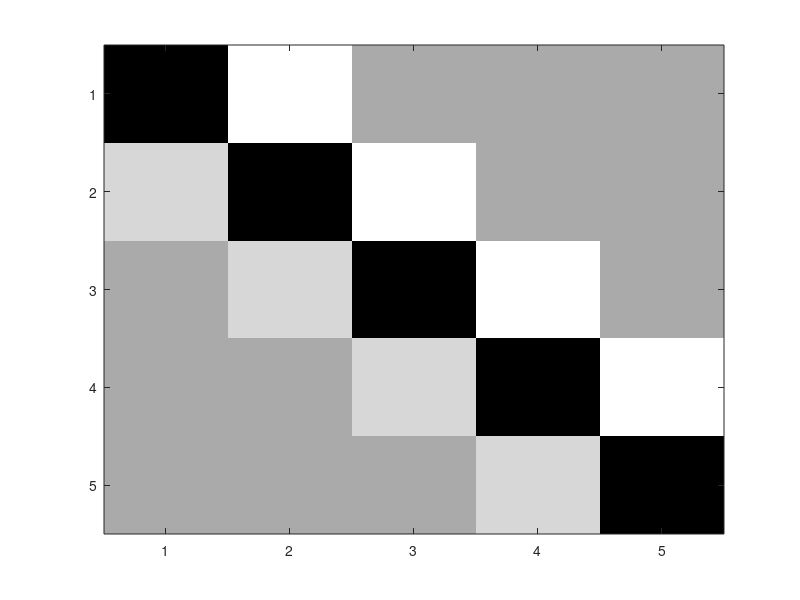

Source code (MATLAB): (Note: this script raises an error after producing the figure.)
% this script simulates Sim.Nc cells, and then infers spikes for each,
% assuming they are independent.
%
% 1) set simulation metadata
% 2) initialize parameters
% 3) simulate data
% 4) plot simulation (ie, truth)
% 5) estimate connection matrix from spikes
% 6) prep for spike inference and matrix learning
% 7) omega inference using fast filter
% 8) omega inference using particle filter
% 9) make pretty fig
%
% Remarks:
% a) some of the code is general for Sim.M spike history terms per neurons, but not all (eg, time constants)
% b) inference assumes all correct parameters (except those governing GLM)
% c) # of external stimulus dimensions is currently restricted to 1
%
% Version Updates:
% v2_1: put EM in loop, assume that each neuron has 1 spike history term in
% E-step, don't plot inference between each EM iteration
% 
% v2_2: code is general enough for arbitrary # neurons.  also started
% writing code to estimate matrix using fast method


clear; clc

%% 1) set simulation metadata

% metaparameters to simulate data
Sim.T       = 10000;                                  % # of time steps
Sim.dt      = 1/60;                                % time step size
Sim.D       = 1;                                    % # dimensions of external stimulus
Sim.x       = ones(Sim.D,Sim.T);                    % stimulus
Sim.Nc      = 5;                                    % # of cells

%% 2) initialize parameters

rate        = 5;                                   % expected spike rate (assuming no spike history terms and Sim.x=1)
P.k         = log(-log(1-rate*Sim.dt)/Sim.dt);      % linear filter
P.k         = P.k*ones(Sim.D,1);                    % initialize k to the right number of dimensions
P.tau_c     = 0.5;                                  % calcium decay time constant (sec)
P.A         = 20;                                   % jumps size (\mu M)
P.C_0       = 20;                                   % baseline [Ca++] (\mu M)
P.C_init    = P.C_0;                                % initial [Ca++] (\mu M)
P.sigma_c   = 1;                                    % noise on
P.n         = 1.0;                                  % hill equation exponent
P.k_d       = 200;                                  % hill coefficient
P.alpha     = 1;                                    % F_max
P.beta      = 0;                                    % F_min
P.gamma     = 4e-5;                                 % scaled variance
P.zeta      = 4*P.gamma;                            % constant variance
P.tau_h     = 0.05;                                  % time constant
P.sigma_h   = 0.01;                                 % stan dev of noise
% P.omega     = [.1 -3; -3 .1];                   % weights
% if Sim.Nc>2
%     omega = zeros(Sim.Nc);
%     omega(1:2,1:2)=P.omega;
%     P.omega = omega;
% end
w=.5;
P.omega=diag(-1*ones(Sim.Nc,1));
P.omega(1,2)=w;
P.omega(end,end-1)=w/2;
for i=2:Sim.Nc-1
    P.omega(i,i-1)=w/2;
    P.omega(i,i+1)=w;
end
figure(3), clf, imagesc(P.omega), colormap(gray)

%% 3) simulate data

S(1).h     = zeros(1,Sim.T);
S(1).n     = zeros(1,Sim.T);
S(1).C     = zeros(1,Sim.T);
S(1).F     = zeros(1,Sim.T);
for ii=2:Sim.Nc; S(ii)=S(1); end

kx      = P.k'*Sim.x;                                   % external input to neuron
eps_c   = P.sigma_c*sqrt(Sim.dt)*randn(Sim.Nc,Sim.T);   % generate noise on calcium
U_sampl = rand(Sim.Nc,Sim.T);                           % generate random number to use for sampling
eps_h   = repmat(P.sigma_h*sqrt(Sim.dt),Sim.Nc,Sim.T).*randn(Sim.Nc,Sim.T); % generate noise on spike history
eps_F   = randn(Sim.Nc,Sim.T);                          % generate noise on fluorescence
p       = zeros(Sim.Nc,Sim.T);                          % prob of spiking for each cell at each tim
y       = zeros(Sim.Nc,Sim.T);                          % input to each cell at each time

for t=2:Sim.T                                           % update states
    for i=1:Sim.Nc                                      % loop over presynaptic cells
        S(i).h(t)   = (1-Sim.dt./P.tau_h).*S(i).h(t-1) + S(i).n(t-1) + eps_h(i,t); % update h terms
    end

    for i=1:Sim.Nc                                      % loop over presynaptic cells
        y(i,t)      = kx(t);                            % initialize input to cell
        for j=1:Sim.Nc                                  % loop of post-synaptic cells
            y(i,t)  = y(i,t)+P.omega(i,j)*S(j).h(t);    % generate operand for rate function
        end
        p(i,t)      = 1-exp(-exp(y(i,t))*Sim.dt);       % generate prob of spiking
        S(i).n(t)   = U_sampl(i,t)<p(i,t);              % sample from bernoulli with prob p_t
        S(i).C(t)   = (1-Sim.dt/P.tau_c)*S(i).C(t-1) +...
            (Sim.dt/P.tau_c)*P.C_0 + P.A*S(i).n(t) + eps_c(i,t); %update calcium
        s           = Hill_v1(P,S(i).C(t));             % compute saturated calcium
        S(i).F(t)   = (P.alpha*s+P.beta)+sqrt(P.gamma*s+P.zeta).*eps_F(i,t); % update fluorescence
        if S(i).F(t)<=0; S(i).F(t) = eps; end           % keep fluorescence positive
    end
end

%% 4) plot simulation results

tt  = 1000;
col = [1 0 0; 0 0 1; 0 0.5 0; 1 0.5 0; 1 0 1];          % define colors for mean
figure(1), clf
for i=1:Sim.Nc
    h1=subplot(311); hold on, plot(z1(S(i).F(tt:2*tt))+1,'Color',col(i,:)); stem(S(i).n(tt:2*tt),'Color',col(i,:)), axis('tight'), ylabel('F')
    h2=subplot(312); hold on, plot(y(i,(tt:2*tt)),'Color',col(i,:)), axis('tight'), ylabel('y') %stem(S(i).n,'Color',col(i,:)),
    h3=subplot(313); hold on, plot(p(i,(tt:2*tt)),'Color',col(i,:)), axis('tight'), ylabel('p')
end
linkaxes([h1 h2 h3],'x')
legend('1','2')
for i=1:Sim.Nc, disp(sum(S(i).n)); end

%% 5) estimate connection matrix directly from spikes

Sim.M       = 1;                                    % # spike history terms per neuron (fixed at one for this version of code)
Sim.n_params= 1;                                    % if 1, estimate k
Sim.h_params= 1;                                    % if 1, estimate omega (self-coupling)
Sim.F_params= 0;                                    % if 1, estimate observation parameters
Sim.C_params= 0;                                    % whether to compute
Sim.StimDim = Sim.Nc;                               % set external stim dimesions to # cells
Tim         = Sim;                                  % Tim is Sim for this estimation
Tim.N       = 1;                                    % # of particles
for i=1:Sim.Nc
    h=zeros(Sim.Nc-1,Sim.T);
    Pre=1:Sim.Nc;                                   % generate list of presynaptic neurons
    Pre(Pre==i)=[];                                 % remove self
    k=0;                                            % counter of dimension
    for j=Pre                                       % loop thru all presynaptic neurons
        k=k+1;                                      % generate input to neuron based on posterior mean spike train from neuron j
        h(k,:) = S(j).h;
    end
    Tim.x       = [Sim.x; h];                       % append input from other neurons onto external stimulus
    E           = P;
    E.omega     = E.omega(i,i);                     % initialize self-coupling term
    E.k         = E.k*ones(Sim.Nc,1);               % initialize external stim and cross-coupling terms
    S(i).w_b    = ones(1,Sim.T);
    Enew2{i}    = GOOPSI_Mstep_v1_0(Tim,S(i),0,E,S(i).F);
end

figure(3), clf,
Phat2.omega=zeros(Sim.Nc);
for i=1:Sim.Nc
    Phat2.omega(i,i)=Enew2{i}.omega;
    Pre=1:Sim.Nc;                                   % generate list of presynaptic neurons
    Pre(Pre==i)=[];                                 % remove self
    k=0;                                            % counter of dimension
    for j=Pre
        k=k+1;                                      % generate input to neuron based on posterior mean spike train from neuron j
        Phat2.omega(i,j)=Enew2{i}.k(k+1);
    end
end
[P.omega; round(Phat2.omega*10)/10]

clims(1)=min(min(P.omega(:)),min(Phat2.omega(:)));
clims(2)=max(max(P.omega(:)),max(Phat2.omega(:)));
subplot(121), imagesc(P.omega,clims), colormap(gray), %colorbar
subplot(122), imagesc(Phat2.omega,clims), %colorbar

%% 6) pop pf preparation

% metaparameters necessary to run smc-em code
Sim.N       = 99;                                   % # of particles
Sim.Mstep   = 1;                                    % whether to estimate parameters
Sim.pf      = 1;                                    % if 1, then conditional sampler, if 0, then prior sampler
Sim.freq    = 1;                                    % # time steps per observation (d in BJ08)
Sim.T_o     = Sim.T/Sim.freq;                       % # of observable time steps
Sim.M       = 1;                                    % # of spike history terms per neuron
Sim.Mstep   = 0;                                    % whether to estimate parameters
Sim.ptiles  = 1;                                    % generate percentiles

% initialize stuff for each cell
Tim         = Sim;                                  % copy Sim structure for input to Mstep function
E           = P;
E.omega     = E.omega(i,i);                         % initialize self-coupling term
E.k         = E.k*ones(Sim.StimDim,1);              % initialize external stim and cross-coupling terms
for i=1:Sim.Nc,
    I{i}.M.nbar = zeros(1,Sim.T);                   % initialize spike trains
    I{i}.P      = E;                                % initialize parameters
end

%% 7) Pop inference using fast filter

% E.tau       = E.tau_c;                                  % calcium decay time constant (sec)
% E.sig       = E.sigma_c;                                    % noise on
% E.lam       = Sim.T/(rate*E.A)*Sim.dt;              % expected jump size ber time bin
% Sim.Plot    = 1;
% Sim.MaxIter = 10;                                   % max number of EM iterations
% 
% for i=1:Sim.Nc,                                     % initialize estimate of spike trains
%     [Fn{i} FP{i}]       = FOOPSI_v1_9(S(i).F',E,Sim);
% end
% 
% for i=1:Sim.Nc
% 
%     % append external stimulus for neuron 'i' with spike histories from other cells
%     h = zeros(Sim.Nc-1,Sim.T);                  % we append this to x to generate input into neuron from other neurons
%     Pre=1:Sim.Nc;                               % generate list of presynaptic neurons
%     Pre(Pre==i)=[];                             % remove self
%     k=0;                                        % counter of dimension
%     for j=Pre                                   % loop thru all presynaptic neurons
%         k=k+1;                                  % generate input to neuron based on posterior mean spike train from neuron j
%         h(k,:) = filter(1,[1 -(1-Sim.dt/P.tau_h)],Fn{j}/max(Fn{j}));
%     end
%     Tim.x   = [Sim.x; h];                         % append input from other neurons onto external stimulus
%     Tim.N   = 1;
%     T.w_b   = ones(1,Sim.T);
%     T.n     = Fn{i};
%     T.C     = filter(1,[1 -(1-Sim.dt/FP{i}.tau)],Fn{j}/max(Fn{j}));
%     T.h     = filter(1,[1 -(1-Sim.dt/E.tau_h)],Fn{j}/max(Fn{j}));;
%     FP{i}   = GOOPSI_Mstep_v1_0(Tim,T,0,II{i}.P,S(i).F);
% end
% PlotPop_v1_0(Sim,FE,P.omega,Phat2.omega)

%% 8)  Pop EM iteration

for tr=1:5

    % for each neuron, infer spike train conditioned on previous EM
    % iterations spike history terms
    for i=1:Sim.Nc,                                 % infer spikes for each neuron

        % append external stimulus for neuron 'i' with spike histories from other cells
        h = zeros(Sim.Nc-1,Sim.T);                  % we append this to x to generate input into neuron from other neurons
        Pre=1:Sim.Nc;                               % generate list of presynaptic neurons
        Pre(Pre==i)=[];                             % remove self
        k=0;                                        % counter of dimension
        for j=Pre                                   % loop thru all presynaptic neurons
            k=k+1;                                  % generate input to neuron based on posterior mean spike train from neuron j
            h(k,:) = filter(1,[1 -(1-Sim.dt/P.tau_h)],I{j}.M.nbar);
        end
        Tim.x = [Sim.x; h];                         % append input from other neurons onto external stimulus

        % infer spike train for neuron 'i'
        [II{i}.S II{i}.M II{i}.P] = GOOPSI_main_v3_0(S(i).F,I{i}.P,Tim);
    end

    % set inference for each neuron to the newly updated inference
    for i=1:Sim.Nc, I{i}.S = II{i}.S; I{i}.M = II{i}.M; end

    % given new inference for each neuron, update parameters
    for i=1:Sim.Nc

        % append external stimulus for neuron 'i' with spike histories from other cells
        h = zeros(Sim.Nc-1,Sim.T);                  % we append this to x to generate input into neuron from other neurons
        Pre=1:Sim.Nc;                               % generate list of presynaptic neurons
        Pre(Pre==i)=[];                             % remove self
        k=0;                                        % counter of dimension
        for j=Pre                                   % loop thru all presynaptic neurons
            k=k+1;                                  % generate input to neuron based on posterior mean spike train from neuron j
            h(k,:) = filter(1,[1 -(1-Sim.dt/P.tau_h)],I{j}.M.nbar);
        end
        Tim.x = [Sim.x; h];                         % append input from other neurons onto external stimulus

        I{i}.P  = GOOPSI_Mstep_v1_0(Tim,I{i}.S,0,II{i}.P,S(i).F);
        EE{i}    = I{i}.P;
    end
    PlotPop_v1_0(Sim,EE,P.omega,Phat2.omega)
    save('SimConnector')
    Fs=tr*1024; ts=0:1/Fs:1; sound(sin(2*pi*ts*200)),
end

%% 9) plot data and inference

fig=figure(5); clf,

Phat.omega=zeros(Sim.Nc);
for i=1:Sim.Nc
    Phat.omega(i,i)=I{i}.P.omega;
    Pre=1:Sim.Nc;                                   % generate list of presynaptic neurons
    Pre(Pre==i)=[];                                 % remove self
    k=0;                                            % counter of dimension
    for j=Pre
        k=k+1;                                      % generate input to neuron based on posterior mean spike train from neuron j
        Phat.omega(i,j)=I{i}.P.k(k+1);
    end
end

tt=500;
subplot(2,3,[1 2 3]), hold on 
for i=1:3
    plot(z1(S(i).F(tt:2*tt))+1,'Color',col(i,:)); 
end
axis('tight'), 
xticks  = 0:round(tt/5):tt;               % XTick positions
set(gca,'YTick',[],'YTickLabel',[])
set(gca,'XTick',xticks,'XTickLabel',xticks*Sim.dt)
ylabel('Fluorescence')
xlabel('Time (sec)')

clims(1)=min([P.omega(:)' Phat.omega(:)' Phat2.omega(:)']);
clims(2)=max([P.omega(:)' Phat.omega(:)' Phat2.omega(:)']);
subplot(234), imagesc(P.omega,clims), colormap(gray), 
set(gca,'XTick',[1:Sim.Nc],'YTick',[1:Sim.Nc]) %colorbar
title('True matrix')
ylabel('Presynaptic'), xlabel('Postsynaptic')

subplot(235), imagesc(Phat2.omega,clims), %colorbar
set(gca,'XTick',[1:Sim.Nc],'YTick',[1:Sim.Nc]) %colorbar
title('Matrix from spikes')
% ylabel('Presynaptic'), xlabel('Postsynaptic')

subplot(236), imagesc(Phat.omega,clims), %colorbar
set(gca,'XTick',[1:Sim.Nc],'YTick',[1:Sim.Nc]) %colorbar
title('Matrix from fluorescence')
% ylabel('Presynaptic'), xlabel('Postsynaptic')

% print fig
wh=[7 5];   %width and height
set(fig,'PaperPosition',[0 11-wh(2) wh]);
print('-depsc','SimConnector')
print('-dpdf','SimConnector')